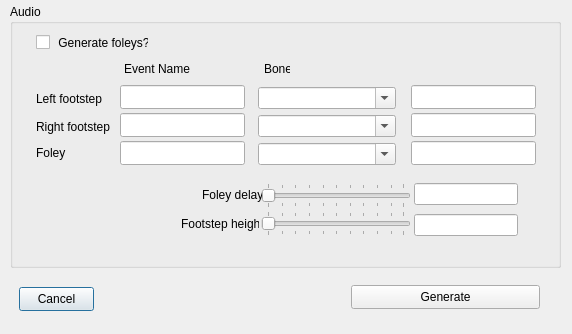
<?xml version="1.0" encoding="UTF-8"?>
<ui version="4.0">
    <class>IDD_CHARACTER_EDITOR_AUTO_EVENTS</class>
    <widget class="QDialog" name="IDD_CHARACTER_EDITOR_AUTO_EVENTS">
        <property name="idString" stdset="0">
            <string notr="true">IDD_CHARACTER_EDITOR_AUTO_EVENTS</string>
        </property>
        <property name="geometry">
            <rect>
                <x>0</x>
                <y>0</y>
                <width>572</width>
                <height>334</height>
            </rect>
        </property>
        <property name="windowTitle">
            <string>Auto Populate Events</string>
        </property>
        <widget class="QPushButton" name="IDOK">
            <property name="idString" stdset="0">
                <string notr="true">IDOK</string>
            </property>
            <property name="geometry">
                <rect>
                    <x>19</x>
                    <y>287</y>
                    <width>75</width>
                    <height>24</height>
                </rect>
            </property>
            <property name="default">
                <bool>true</bool>
            </property>
            <property name="text">
                <string comment="IDOK">Cancel</string>
            </property>
        </widget>
        <widget class="QPushButton" name="IDC_GENERATE_EVENTS">
            <property name="idString" stdset="0">
                <string notr="true">IDC_GENERATE_EVENTS</string>
            </property>
            <property name="geometry">
                <rect>
                    <x>351</x>
                    <y>285</y>
                    <width>189</width>
                    <height>24</height>
                </rect>
            </property>
            <property name="text">
                <string comment="IDC_GENERATE_EVENTS">Generate</string>
            </property>
        </widget>
        <widget class="QGroupBox" name="IDC_STATIC">
            <property name="idString" stdset="0">
                <string notr="true">IDC_STATIC</string>
            </property>
            <property name="geometry">
                <rect>
                    <x>10</x>
                    <y>4</y>
                    <width>551</width>
                    <height>264</height>
                </rect>
            </property>
            <property name="title">
                <string>Audio</string>
            </property>
            <widget class="QLabel" name="IDC_STATIC2">
                <property name="idString" stdset="0">
                    <string notr="true">IDC_STATIC</string>
                </property>
                <property name="geometry">
                    <rect>
                        <x>254</x>
                        <y>58</y>
                        <width>26</width>
                        <height>14</height>
                    </rect>
                </property>
                <property name="text">
                    <string comment="IDC_STATIC">Bone</string>
                </property>
            </widget>
            <widget class="QLabel" name="IDC_STATIC3">
                <property name="idString" stdset="0">
                    <string notr="true">IDC_STATIC</string>
                </property>
                <property name="geometry">
                    <rect>
                        <x>26</x>
                        <y>142</y>
                        <width>51</width>
                        <height>14</height>
                    </rect>
                </property>
                <property name="text">
                    <string comment="IDC_STATIC">Foley</string>
                </property>
            </widget>
            <widget class="QLabel" name="IDC_STATIC4">
                <property name="idString" stdset="0">
                    <string notr="true">IDC_STATIC</string>
                </property>
                <property name="geometry">
                    <rect>
                        <x>192</x>
                        <y>184</y>
                        <width>63</width>
                        <height>14</height>
                    </rect>
                </property>
                <property name="text">
                    <string comment="IDC_STATIC">Foley delay</string>
                </property>
            </widget>
            <widget class="QLabel" name="IDC_STATIC5">
                <property name="idString" stdset="0">
                    <string notr="true">IDC_STATIC</string>
                </property>
                <property name="geometry">
                    <rect>
                        <x>171</x>
                        <y>213</y>
                        <width>78</width>
                        <height>14</height>
                    </rect>
                </property>
                <property name="text">
                    <string comment="IDC_STATIC">Footstep height</string>
                </property>
            </widget>
            <widget class="QLabel" name="IDC_STATIC6">
                <property name="idString" stdset="0">
                    <string notr="true">IDC_STATIC</string>
                </property>
                <property name="geometry">
                    <rect>
                        <x>114</x>
                        <y>58</y>
                        <width>95</width>
                        <height>14</height>
                    </rect>
                </property>
                <property name="text">
                    <string comment="IDC_STATIC">Event Name</string>
                </property>
            </widget>
            <widget class="QLabel" name="IDC_STATIC7">
                <property name="idString" stdset="0">
                    <string notr="true">IDC_STATIC</string>
                </property>
                <property name="geometry">
                    <rect>
                        <x>26</x>
                        <y>88</y>
                        <width>110</width>
                        <height>14</height>
                    </rect>
                </property>
                <property name="text">
                    <string comment="IDC_STATIC">Left footstep</string>
                </property>
            </widget>
            <widget class="QLabel" name="IDC_STATIC8">
                <property name="idString" stdset="0">
                    <string notr="true">IDC_STATIC</string>
                </property>
                <property name="geometry">
                    <rect>
                        <x>26</x>
                        <y>116</y>
                        <width>110</width>
                        <height>14</height>
                    </rect>
                </property>
                <property name="text">
                    <string comment="IDC_STATIC">Right footstep</string>
                </property>
            </widget>
            <widget class="QCheckBox" name="IDC_FOLEYS_CHECK">
                <property name="idString" stdset="0">
                    <string notr="true">IDC_FOLEYS_CHECK</string>
                </property>
                <property name="geometry">
                    <rect>
                        <x>26</x>
                        <y>30</y>
                        <width>113</width>
                        <height>17</height>
                    </rect>
                </property>
                <property name="text">
                    <string comment="IDC_FOLEYS_CHECK"> Generate foleys? </string>
                </property>
            </widget>
            <widget class="QLineEdit" name="IDC_FOLEY_DELAY_TXT">
                <property name="idString" stdset="0">
                    <string notr="true">IDC_FOLEY_DELAY_TXT</string>
                </property>
                <property name="geometry">
                    <rect>
                        <x>404</x>
                        <y>179</y>
                        <width>104</width>
                        <height>22</height>
                    </rect>
                </property>
                <property name="alignment">
                    <set>Qt::AlignLeft|Qt::AlignVCenter</set>
                </property>
            </widget>
            <widget class="QLineEdit" name="IDC_FOOTSTEP_HEIGHT">
                <property name="idString" stdset="0">
                    <string notr="true">IDC_FOOTSTEP_HEIGHT</string>
                </property>
                <property name="geometry">
                    <rect>
                        <x>404</x>
                        <y>210</y>
                        <width>104</width>
                        <height>22</height>
                    </rect>
                </property>
                <property name="alignment">
                    <set>Qt::AlignLeft|Qt::AlignVCenter</set>
                </property>
            </widget>
            <widget class="QLineEdit" name="IDC_LEFT_FOOT_EVENT">
                <property name="idString" stdset="0">
                    <string notr="true">IDC_LEFT_FOOT_EVENT</string>
                </property>
                <property name="geometry">
                    <rect>
                        <x>110</x>
                        <y>81</y>
                        <width>125</width>
                        <height>24</height>
                    </rect>
                </property>
                <property name="alignment">
                    <set>Qt::AlignLeft|Qt::AlignVCenter</set>
                </property>
            </widget>
            <widget class="QLineEdit" name="IDC_RIGHT_FOOT_EVENT">
                <property name="idString" stdset="0">
                    <string notr="true">IDC_RIGHT_FOOT_EVENT</string>
                </property>
                <property name="geometry">
                    <rect>
                        <x>110</x>
                        <y>109</y>
                        <width>125</width>
                        <height>24</height>
                    </rect>
                </property>
                <property name="alignment">
                    <set>Qt::AlignLeft|Qt::AlignVCenter</set>
                </property>
            </widget>
            <widget class="QLineEdit" name="IDC_FOLEY_EVENT">
                <property name="idString" stdset="0">
                    <string notr="true">IDC_FOLEY_EVENT</string>
                </property>
                <property name="geometry">
                    <rect>
                        <x>110</x>
                        <y>137</y>
                        <width>125</width>
                        <height>24</height>
                    </rect>
                </property>
                <property name="alignment">
                    <set>Qt::AlignLeft|Qt::AlignVCenter</set>
                </property>
            </widget>
            <widget class="QLineEdit" name="IDC_LEFT_FOOT_PARAM">
                <property name="idString" stdset="0">
                    <string notr="true">IDC_LEFT_FOOT_PARAM</string>
                </property>
                <property name="geometry">
                    <rect>
                        <x>401</x>
                        <y>81</y>
                        <width>125</width>
                        <height>24</height>
                    </rect>
                </property>
                <property name="alignment">
                    <set>Qt::AlignLeft|Qt::AlignVCenter</set>
                </property>
            </widget>
            <widget class="QLineEdit" name="IDC_RIGHT_FOOT_PARAM">
                <property name="idString" stdset="0">
                    <string notr="true">IDC_RIGHT_FOOT_PARAM</string>
                </property>
                <property name="geometry">
                    <rect>
                        <x>401</x>
                        <y>109</y>
                        <width>125</width>
                        <height>24</height>
                    </rect>
                </property>
                <property name="alignment">
                    <set>Qt::AlignLeft|Qt::AlignVCenter</set>
                </property>
            </widget>
            <widget class="QLineEdit" name="IDC_FOLEY_PARAM">
                <property name="idString" stdset="0">
                    <string notr="true">IDC_FOLEY_PARAM</string>
                </property>
                <property name="geometry">
                    <rect>
                        <x>401</x>
                        <y>137</y>
                        <width>125</width>
                        <height>24</height>
                    </rect>
                </property>
                <property name="alignment">
                    <set>Qt::AlignLeft|Qt::AlignVCenter</set>
                </property>
            </widget>
            <widget class="QComboBox" name="IDC_LEFT_BONE_COMBO">
                <property name="idString" stdset="0">
                    <string notr="true">IDC_LEFT_BONE_COMBO</string>
                </property>
                <property name="geometry">
                    <rect>
                        <x>248</x>
                        <y>83</y>
                        <width>138</width>
                        <height>22</height>
                    </rect>
                </property>
                <property name="editable">
                    <bool>true</bool>
                </property>
                <property name="insertPolicy">
                    <enum>QComboBox::NoInsert</enum>
                </property>
            </widget>
            <widget class="QComboBox" name="IDC_RIGHT_BONE_COMBO">
                <property name="idString" stdset="0">
                    <string notr="true">IDC_RIGHT_BONE_COMBO</string>
                </property>
                <property name="geometry">
                    <rect>
                        <x>248</x>
                        <y>111</y>
                        <width>138</width>
                        <height>22</height>
                    </rect>
                </property>
                <property name="editable">
                    <bool>true</bool>
                </property>
                <property name="insertPolicy">
                    <enum>QComboBox::NoInsert</enum>
                </property>
            </widget>
            <widget class="QComboBox" name="IDC_FOLEY_BONE_COMBO">
                <property name="idString" stdset="0">
                    <string notr="true">IDC_FOLEY_BONE_COMBO</string>
                </property>
                <property name="geometry">
                    <rect>
                        <x>248</x>
                        <y>139</y>
                        <width>138</width>
                        <height>22</height>
                    </rect>
                </property>
                <property name="editable">
                    <bool>true</bool>
                </property>
                <property name="insertPolicy">
                    <enum>QComboBox::NoInsert</enum>
                </property>
            </widget>
            <widget class="QSlider" name="IDC_FOLEY_DELAY_SLIDER">
                <property name="idString" stdset="0">
                    <string notr="true">IDC_FOLEY_DELAY_SLIDER</string>
                </property>
                <property name="geometry">
                    <rect>
                        <x>251</x>
                        <y>179</y>
                        <width>150</width>
                        <height>25</height>
                    </rect>
                </property>
                <property name="orientation">
                    <enum>Qt::Horizontal</enum>
                </property>
                <property name="tickPosition">
                    <enum>QSlider::TicksBothSides</enum>
                </property>
            </widget>
            <widget class="QSlider" name="IDC_FOOT_HEIGHT_SLIDER">
                <property name="idString" stdset="0">
                    <string notr="true">IDC_FOOT_HEIGHT_SLIDER</string>
                </property>
                <property name="geometry">
                    <rect>
                        <x>251</x>
                        <y>207</y>
                        <width>150</width>
                        <height>25</height>
                    </rect>
                </property>
                <property name="orientation">
                    <enum>Qt::Horizontal</enum>
                </property>
                <property name="tickPosition">
                    <enum>QSlider::TicksBothSides</enum>
                </property>
            </widget>
        </widget>
    </widget>
    <resources/>
    <connections/>
</ui>
